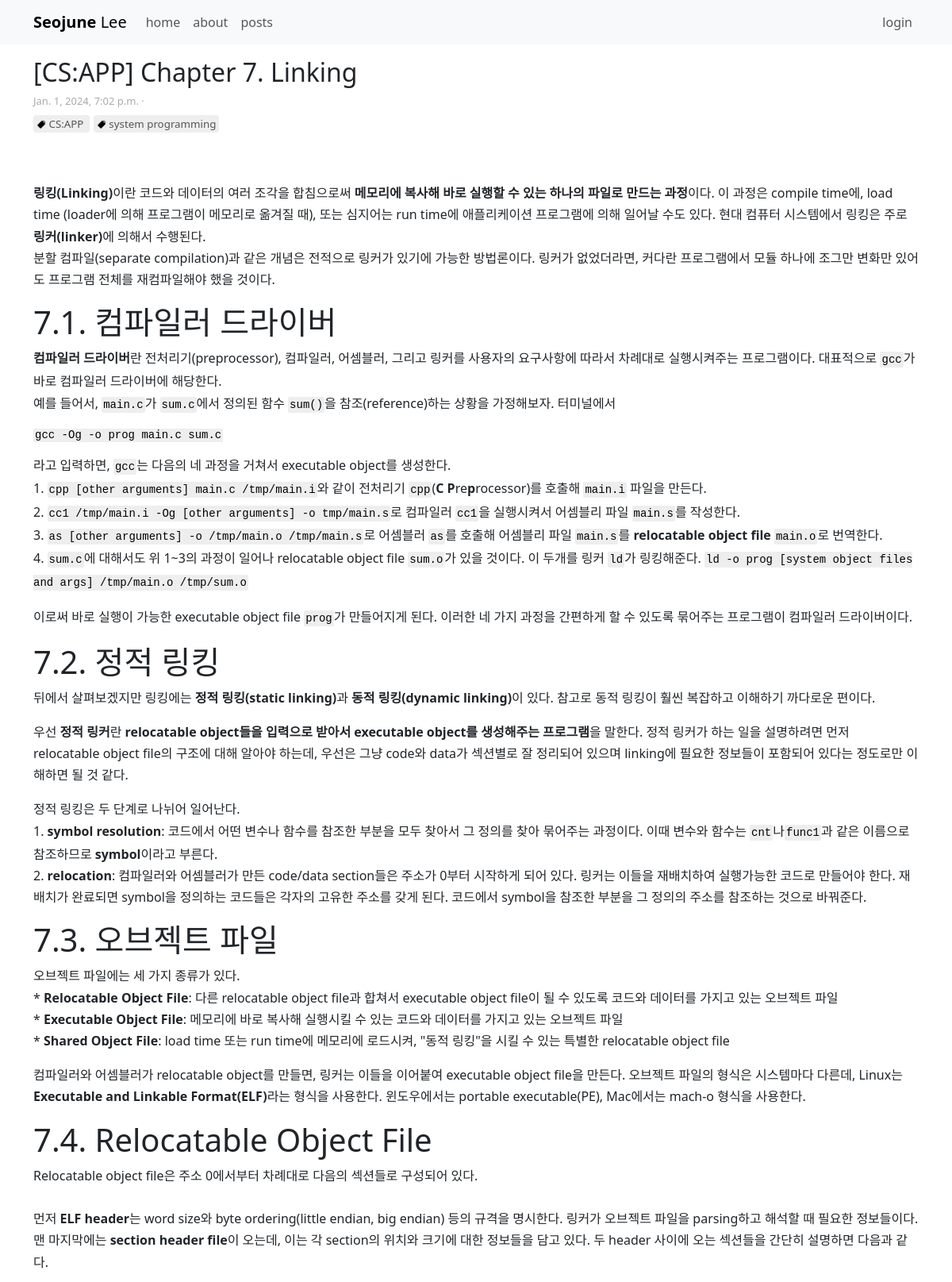
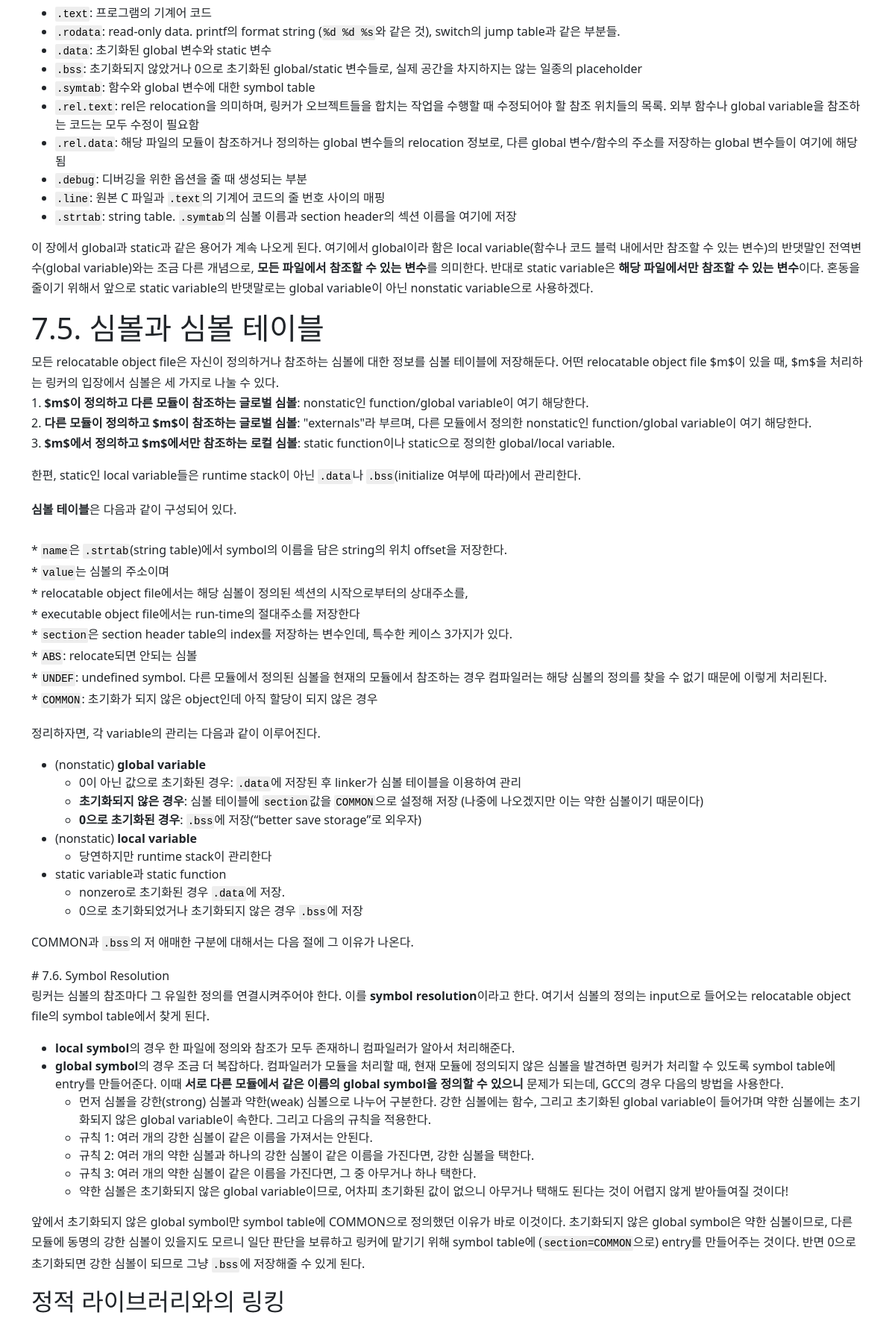
The app's page /post/csapp-chapter-7-linking (upper part) with its own data (2 pictures, top to bottom).
### blogapp/models.py (models this page shows, shortened)
class Post(models.Model):
    title = models.CharField(max_length=100)
    slug = AutoSlugField(unique=True, populate_from='title', null=False)
    content = models.TextField()
    author = models.ForeignKey(settings.AUTH_USER_MODEL, on_delete=models.CASCADE, related_name="posts")
    tags = TaggableManager(blank=True)
    created_at = models.DateTimeField(auto_now_add=True)
    special_post = models.BooleanField(default=False)   # about이나 main에 들어가는 특별한 글인지 여부

### blogapp/views.py (the view)
# urls.py: path('post/<slug:slug>', PostView.as_view(), name="post"),
class PostView(DetailView):
    model = Post
    template_name = 'blogapp/post_detail.html'

### blogapp/templatetags/markdown_extras.py (called while the page is built)
@register.filter()
@stringfilter
def markdown(content):
    content = re.sub(r'\$(.*)\$', lambda match: match.group(0).replace('_', '<mathsubscript>'), content)
    html_content = md.markdown(content, extensions=[
        'markdown.extensions.fenced_code',
        'markdown.extensions.codehilite',
        'markdown.extensions.nl2br',
        ])
    html_content = html_content.replace('<mathsubscript>', '_')
    return html_content

### blogapp/templatetags/read_time.py (called while the page is built)
def read(html):
    return of_html(html)

### templates/blogapp/post_detail.html (shortened to what this page needs)
{% extends "base.html" %}
{% load markdown_extras %}
{% load read_time %}
{% load static %}
{% block content %}
<div class="container py-3 post-detail">
    <div class="post-detail-header">
        <div style="display: flex; flex-direction: row;">
            <h2>{{post.title}}</h2>
        </div>
        <p class="post-time">{{post.created_at}} · {{post.content | readtime}}</p>
        {% for tag in post.tags.all %}
        <a href="{% url 'blog:tagged' tag.slug %}" class="tag">
            <img src="{% static 'icons/tag.png' %}" style="height: 12px; width: 12px;">
            {{ tag }}
        </a>
        {% endfor %}
    </div>
    <div class="post-detail-content">
        {{post.content | markdown | safe}}
    </div>
</div>
<link rel="stylesheet" href="https://cdn.jsdelivr.net/npm/katex@0.12.0/dist/katex.min.css">
{% endblock %}

### static/style.css (style rules this page uses)
:root { --main-theme-color: #3693be; }
.tag { font-size: smaller; color: #555; text-decoration: none; padding: 2px 4px; border-radius: 4px; background-color: #EEE; margin-right: 5px; }
.post-detail-header { margin-bottom: 20px; }
.post-time { font-size: small; color: #AAA; margin-top: 0px; margin-bottom: 5px; }
.post-detail-header .tag { margin-top: 0; }
.post-detail-content code { background-color: #EEE; color: black; padding: 2px; border-radius: 2px; }
.post-detail-content p { line-height: 170%; }

### static/code_style.css (style rules this page uses)
pre { line-height: 125%; }
.codehilite { background: #ffffff; }

### records on screen
Post: title "[CS:APP] Chapter 7. Linking", created_at "Jan. 1, 2024, 7:02 p.m.", content "링킹(Linking) 이란 코드와 데이터의 여러 조각을 합침으로써 메모리에 복사해 바로 실행할 수 있는 하나의 파일로 만드는 과정 이다. 이 과정은 compile time에, load time (loader에 의해 프로그램이 메모리로 옮겨질 때), 또는 심지어는 run time에 애플리케이션 프로그램에 의해 일어날 수도 있다. 현대 컴퓨터 시스템에서 링킹은 주로 링커(linker) 에 의해서 수행된다. 분할 컴파일(separate compilation)과 같은 개념은 전적으로 링커가 있기에 가능한 방법론이다. 링커가 없었더라면, 커다란 프로그램에서 모듈 하나에 조그만 변화만 있어도 프로그램 전체를 재컴파일해야 했을 것이다. 7.1. 컴파일러 드라이버 컴파일러 드라이버 란 전처리기(preprocessor), 컴파일러, 어셈블러, 그리고 링커를 사용자의 요구사항에 따라서 차례대로 실행시켜주는 프로그램이다. 대표적으로 gcc 가 바로 컴파일러 드라이버에 해당한다. 예를 들어서, main.c 가 sum.c 에서 정의된 함수 sum() 을 참조(reference)하는 상황을 가정해보자. 터미널에서 gcc -Og -o prog main.c sum.c 라고 입력하면, gcc 는 다음의 네 과정을 거쳐서 executable object를 생성한다. 1. cpp [other arguments] main.c /tmp/main.i 와 같이 전처리기…"
Tag: name "CS:APP"
Tag: name "system programming"
